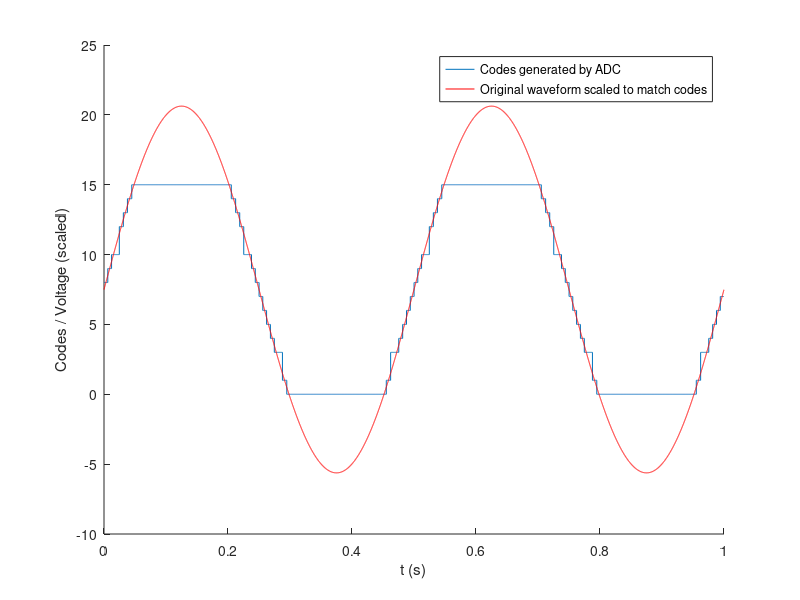

MATLAB code for this plot: (Note: this script raises an error after producing the figure.)
%% Integral and Differential Non Linearity of ADC
% Example for algorithm INL-DNL
%
% INL-DNL is an algorithm for estimating Integral and Differential Non-Linearity of an ADC. ADC has
% to sample a pure sine wave. To estimate all transition levels the amplitude of the sine wave
% should overdrive the full range of the ADC by at least 120%. If not so, non estimated transition
% levels will be assumed to be 0 and the results may be less accurate. As an input ADC codes are
% required.';
%
% See also 'Virosztek, T., Pálfi V., Renczes B., Kollár I., Balogh L., Sárhegyi
% A., Márkus J., Bilau Z. T., ADCTest project site: http://www.mit.bme.hu/projects/adctest 2000-2014';

%% Generate sample data
% Suppose a sine wave of nominal frequency 10 Hz and nominal amplitude 1.5 V is sampled by ADC with
% bit resolution of 4 and full range of 1 V. First quantity |bitres| with number of bits of
% resolution of the ADC is prepared and put into input data structure |DI|.
DI = [];
DI.bitres.v = 4;
%%
% Waveform is constructed. Amplitude is selected to overload the ADC.
t=[0:1/1e4:1-1/1e4];
Anom = 3.5; fnom = 2; phnom = 0;
wvfrm = Anom*sin(2*pi*fnom*t + phnom);
%%
% Next ADC code values are calculated. It is simulated by quantization and scaling of the sampled
% waveform. In real measurement code values can be obtained directly from the ADC. Suppose ADC range
% is -2..2.
codes = wvfrm;
rmin = -2; rmax = 2;
levels = 2.^DI.bitres.v - 1;
codes(codes<rmin) = rmin;
codes(codes>rmax) = rmax;
codes = round((codes-rmin)./(rmax-rmin).*levels);
%%
% Now lets introduce ADC error. Instead of generating code 2 ADC erroneously generates
% code 3 and instead of 11 it generates 10.
codes(codes==2) = 3;
codes(codes==11) = 10;
codes = codes + min(codes);
%%
% Create quantity |codes| and plot a figure with sampled sine wave and codes.
DI.codes.v = codes;
figure
hold on
stairs(t, codes);
wvfrm = (wvfrm - rmin)./(rmax-rmin).*levels;
plot(t, wvfrm, '-r');
xlabel('t (s)')
ylabel('Codes / Voltage (scaled)');
legend('Codes generated by ADC','Original waveform scaled to match codes');
hold off

%% Call algorithm 
% Apply INL algorithm to the input data |DI|.
DO = qwtb('INL-DNL', DI);

%%
% Plot results of integral non-linearity. One can clearly observe defects on codes 3 and
% 11.
figure
plot(DO.INL.v, '-x');
xlabel('Transition levels')
ylabel('INL (k)')
% Plot results of differential non-linearity. One can clearly observe defects on transitions 2-3 and
% 10-11.
figure
plot(DO.DNL.v, '-x');
xlabel('Code bins')
ylabel('DNL (k)')
